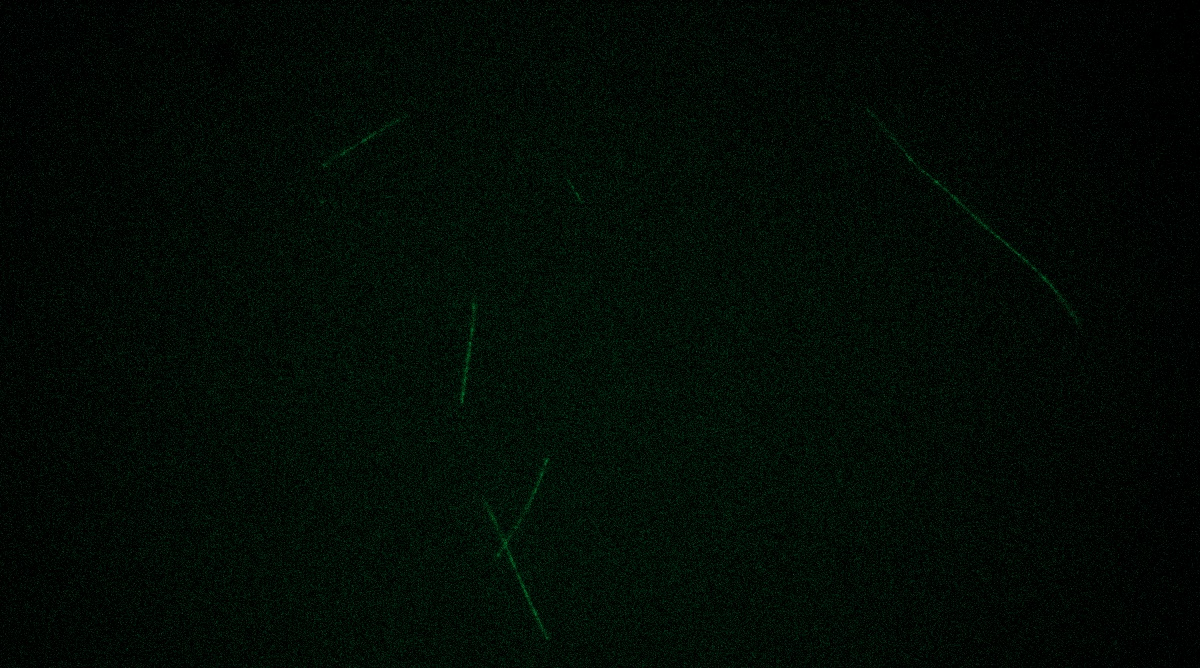
#> input picture image.jpg, 1200 x 668 px, found by its file name
$ python testpreprocessing.py
#> lines starting #> are read from the running program, lines starting #| are printed output that depends on the picture; after the words box and inside, x2 and y2 are one past the last pixel; in counts of white or black regions, pixels touching at a corner belong together
import os
import cv2
import numpy as np
from skimage.morphology import skeletonize
import cv2
import numpy as np

def keep_largest_bounding_box_component(image):
    assert image.ndim == 2, "Input image should be a binary (2D) image"

    # Find connected components
    num_labels, labels, stats, centroids = cv2.connectedComponentsWithStats(image, connectivity=8)

    if num_labels <= 1:
        return image

    # Find the component with the largest bounding box
    largest_bbox_label = 1 + np.argmax(stats[1:, cv2.CC_STAT_WIDTH] * stats[1:, cv2.CC_STAT_HEIGHT])

    largest_component = np.zeros_like(image)
    largest_component[labels == largest_bbox_label] = 255

    return largest_component


def normalize_image(image):
    return image / 255.0

def resize_image(image, target_size=(512, 512)):
    return cv2.resize(image, target_size, interpolation=cv2.INTER_LINEAR)

def apply_gaussian_blur(image, kernel_size=(5, 5)):
    return cv2.GaussianBlur(image, kernel_size, 0)

def denoise_image(image):
    image = (image * 255).astype(np.uint8)  # Convert to uint8 before denoising
    if len(image.shape) == 2:  # Grayscale image
        return cv2.fastNlMeansDenoising(image, None, 10, 7, 1)
    elif len(image.shape) == 3 and image.shape[2] == 3:  # Color image
        return cv2.fastNlMeansDenoisingColored(image, None, 10, 10, 7, 21)
    else:
        raise ValueError("Unsupported image format for denoising")

def brighten_image(image, factor=3):
    """
    Brightens the image by multiplying the pixel values by the given factor.
    Values are clipped to the range [0, 255] to prevent overflow.
    """
    brightened_image = cv2.convertScaleAbs(image, alpha=factor, beta=0)
    return brightened_image

def binarize_image(image, threshold=128):
    _, binary_image = cv2.threshold(image, threshold, 255, cv2.THRESH_BINARY)
    return binary_image

def preprocess_image(image, target_size=(512, 512), binarize_threshold=128, brighten_factor=1.2,kernel_size=5, iterations=5):
    image = normalize_image(image)
    image = resize_image(image, target_size)
    image = apply_gaussian_blur(image)
    image = denoise_image(image)
    image = brighten_image(image, brighten_factor)
    image = cv2.dilate(image,np.ones(shape=(20,20)),iterations = 1)
    image = binarize_image(image, binarize_threshold)
    skeleton = skeletonize(image)
    image = (skeleton * 255).astype(np.uint8)
    return image

def save_preprocessed_image(image, filename):
    cv2.imwrite(filename, image)  # Image is already in uint8 format

def main():
    input_path = 'image.jpg'
    output_path = 'outputimage.png'
    binarize_threshold =  48 # Adjust this value to set the threshold for binarization
    brighten_factor = 3 # Adjust this value to set the brightness factor

    if not os.path.exists(input_path):
        print(f"Error: {input_path} does not exist.")
        return

    image = cv2.imread(input_path, cv2.IMREAD_GRAYSCALE)
#> image: shape (668, 1200); min 0, max 85, mean 7
    if image is not None:
        preprocessed_image = preprocess_image(image, target_size=(512, 512), binarize_threshold=binarize_threshold, brighten_factor=brighten_factor)
#> in resize_image, `return cv2.resize(image, target_size, interpolation=cv2.INTER_LINEAR)`:
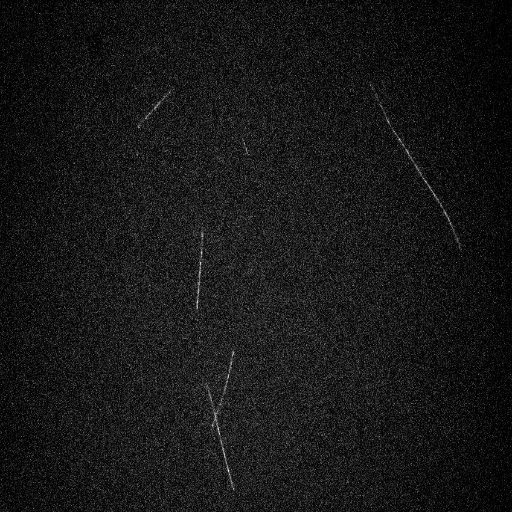
#> returned value: shape (512, 512) float64; min 0, max 0.291, mean 0.0275; drawn with min black and max white
#> in apply_gaussian_blur, `return cv2.GaussianBlur(image, kernel_size, 0)`:
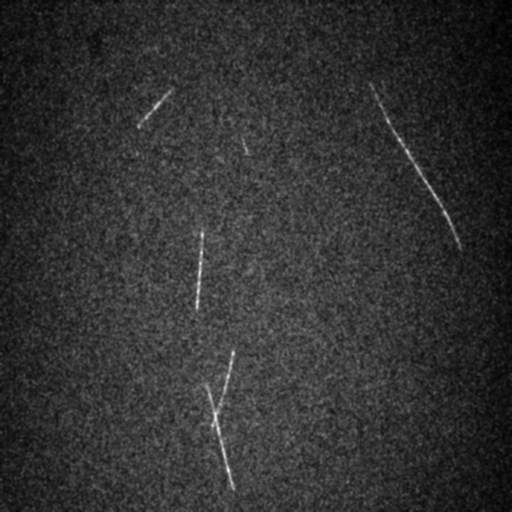
#> returned value: shape (512, 512) float64; min 0.000305, max 0.138, mean 0.0275; drawn with min black and max white
#> in preprocess_image, `image = cv2.dilate(image,np.ones(shape=(20,20)),iterations = 1)`:
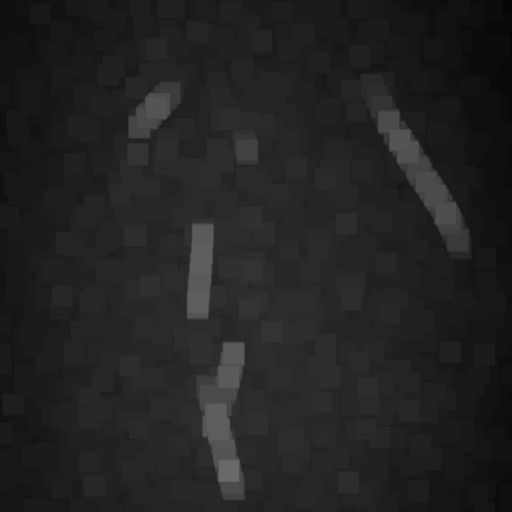
#> image: shape (512, 512); min 3, max 105, mean 34.5
#> in binarize_image, `_, binary_image = cv2.threshold(image, threshold, 255, cv2.THRESH_BINA..`:
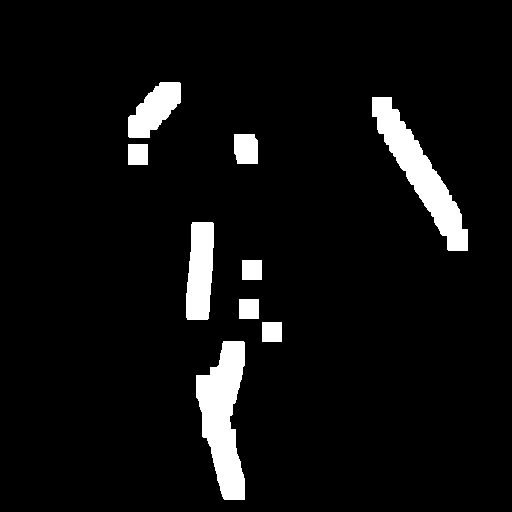
#> binary_image: shape (512, 512); 6% white; 9 white regions, largest, box (x1, y1, x2, y2) and area: (196, 341, 245, 500) 4816, (372, 97, 468, 251) 4459, (186, 222, 214, 320) 2296
#> in preprocess_image, `skeleton = skeletonize(image)`:
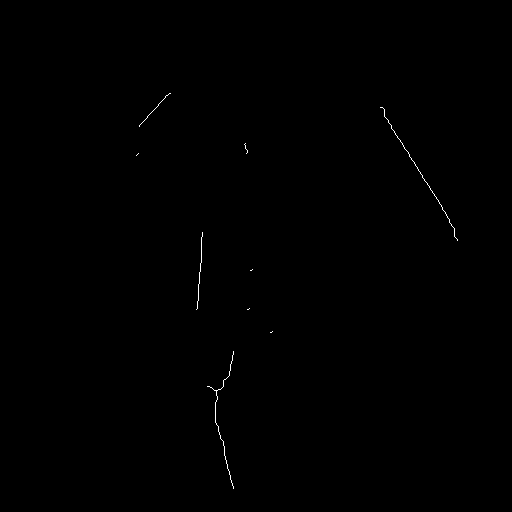
#> skeleton: shape (512, 512) bool; 0.16% white in thin lines or dots, all inside (x1, y1, x2, y2) = (136, 93, 458, 489)
        save_preprocessed_image(preprocessed_image, output_path)
        print(f"Preprocessed image saved to {output_path}")
    else:
        print(f"Error: Unable to load image {input_path}")

if __name__ == '__main__':
    main()
